Frame 1 (no input): blank canvas, image omitted
Frame 60 (no input): blank canvas, image omitted
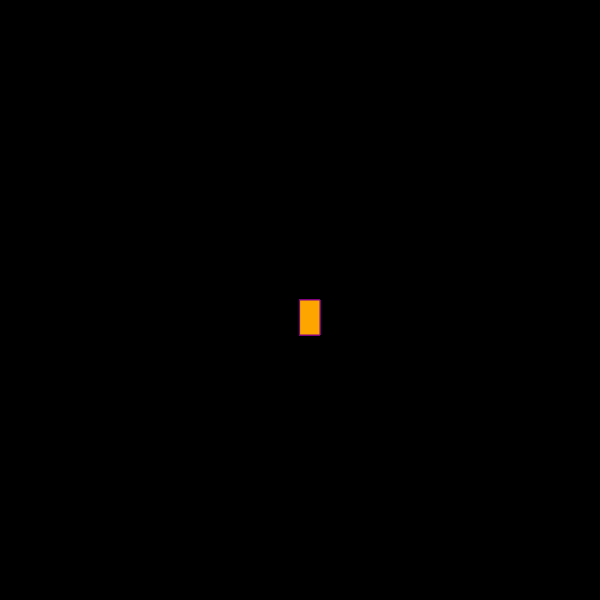
Frame 120 (the mouse pressed at the canvas centre since frame 60)

The p5.js sketch whose frames 1 and 60 were blank and that drew this single picture after the mouse press (run headless with seeded random() and noise() and a simulated clock; from frame 60 on, the mouse is pressed at the canvas centre):

// p5.js sketch
// ── sketch.js
function setup() {
    createCanvas(600, 600);
     background("BLACK");
  }
  
  function draw() {
    stroke ("PURPLE");
    fill ("ORANGE");
   
    if(mouseIsPressed){
      rect(mouseX, mouseY, 20, 35);
    }
  
  }
  
